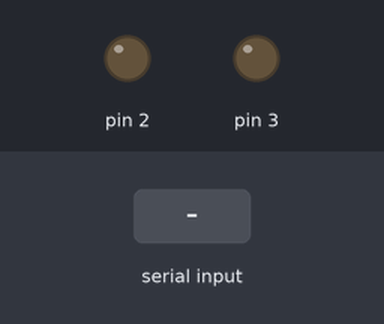
The sketch below on a simulated Arduino Uno, built with avr-gcc and run on an emulated ATmega328P. Shown: output pins drawn as LEDs (lit = HIGH). Inputs (shaded band) come from the test bench.

Above: at 1.2 s.
1.3 s: "F" received over Serial
At 2.4 s:
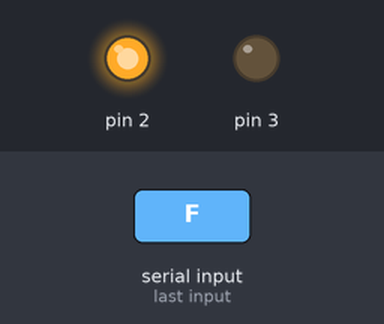
2.8 s: "V" received over Serial
At 3.6 s:
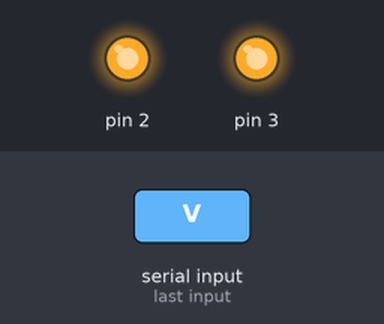
4.3 s: "Q" received over Serial
At 4.7 s:
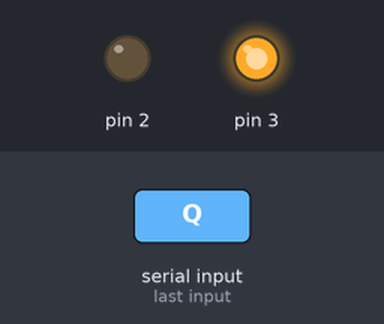
5.8 s: "S" received over Serial
At 7.0 s:
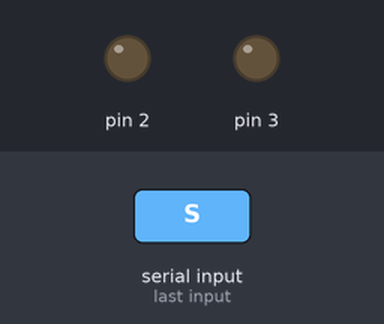
Timing chart, 0 to 8.3 s (numbered marks = the images above; inputs shaded):
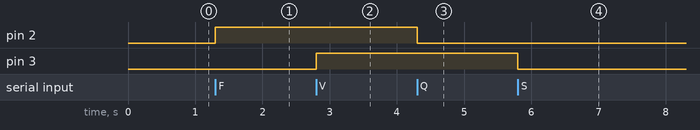

Measured:
- after the input at 1.3 s, pin 2: LOW → HIGH at once
- after the input at 2.8 s, pin 3: LOW → HIGH at once
- after the input at 4.3 s, pin 2: HIGH → LOW at once
- after the input at 5.8 s, pin 3: HIGH → LOW at once

The sketch:

tiladorYFocoControladoDesdeElCelularPorBluetooth_Pag67_-_68_.ino
```cpp
/* TRANSCRITO   POR GUSTAVO JARRO CALLIZAYA*/
/*DEL*/
/*TEXTO: ROBOTICA CON ARDUINO 6º (SECUNDARIA COMUNITARIA PRODUCTIVA
  ) "TECHHOME"*/
/* PRACTICA:VENTILADOR Y FOCO CONTROLADO DESDE EL CELULAR BLUETOOTH
  PAGINA 67 - 68 DEL TEXTO*   */
char entrada;

void setup() {
  // put your setup code here, to run once:
Serial.begin(9600);
pinMode(2, OUTPUT);
pinMode(3, OUTPUT);
}

void loop() {
  // put your main code here, to run repeatedly:
if(Serial.available()){
  entrada = Serial.read();
  if(entrada == 'F')
  {
    digitalWrite(2,1);
    }
  if(entrada == 'V'){
    digitalWrite(3, 1);
  }
   if(entrada == 'Q'){
    digitalWrite(2, 0);
  }
   if(entrada == 'S'){
    digitalWrite(3, 0);
  }
  }

}
```
